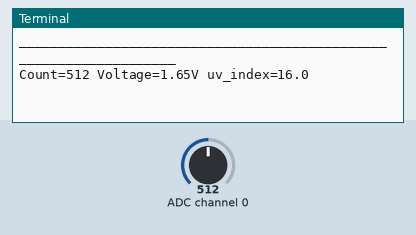
Recording of a program running on a simulated Raspberry Pi (BCM pin numbers). Parts: the last lines printed to the terminal. The test bench sets the inputs (shaded band); at power-on: ADC channel 0 = 512 (analog values on the 0–1023 scale).

Above: at 1.2 s.
1.3 s: ADC channel 0 set to 716
At 3.3 s:
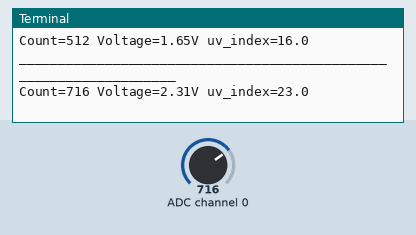
4.0 s: ADC channel 0 set to 900
At 4.9 s:
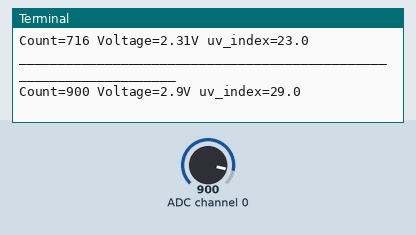
Timing chart, 0 to 7.0 s (numbered marks = the images above; inputs shaded):
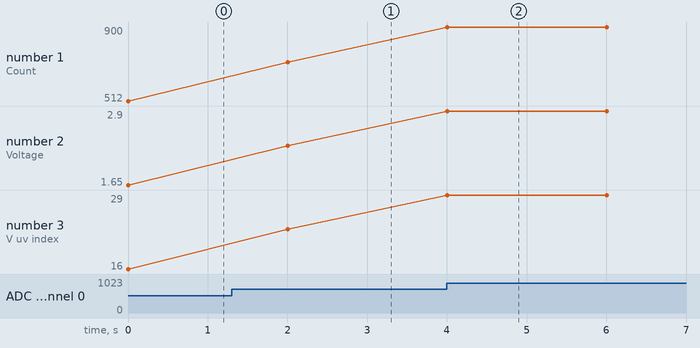

The program:

uv.py
```python
import spidev
import time
import os

# Open SPI bus
spi = spidev.SpiDev()
spi.open(0,0)

# Function to read SPI data from MCP3008 chip
# Channel must be an integer 0-7
def ReadChannel(channel):
  adc = spi.xfer2([1,(8+channel)<<4,0])
  data = ((adc[1]&3) << 8) + adc[2]
  return data

# Function to convert data to voltage level,
# rounded to specified number of decimal places.
def ConvertVolts(data,places):
  volts = (data * 3.3) / float(1023)
  volts = round(volts,places)
  return volts


# Define sensor channels
uv_channel = 0

# Define delay between readings
delay = 2

while True:

  # Read the temperature sensor data
  uv_level = ReadChannel(uv_channel)
  uv_volts = ConvertVolts(uv_level,2)
  uv_index = round(uv_volts/0.1)

  # Print out results
  print "___________________________________________________________________"
  print("Count={} Voltage={}V uv_index={}".format(uv_level,uv_volts,uv_index))


  # Wait before repeating loop
  time.sleep(delay)
```

Measured:
- after the input at 1.3 s, the terminal: prints a new line after 0.70 s (image 1)
- after the input at 4.0 s, the terminal: prints a new line at once (image 2)
- plotted number 1: 512 → 716 after the input at 1.3 s, 716 → 900 after the input at 4.0 s
- plotted number 2: 1.65 → 2.31 after the input at 1.3 s, 2.31 → 2.9 after the input at 4.0 s
- plotted number 3: 16 → 23 after the input at 1.3 s, 23 → 29 after the input at 4.0 s
